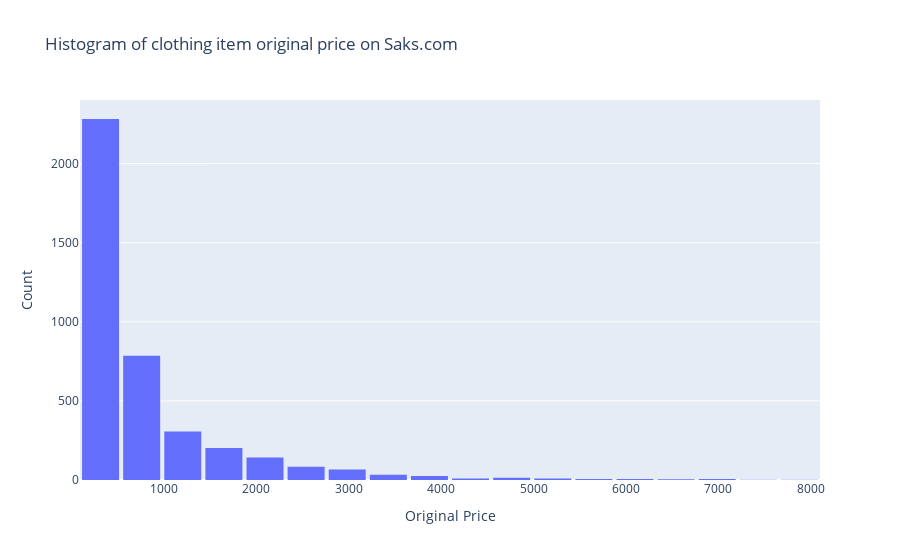

Notebook cell for this chart:
### Code cell
from plotly.graph_objs import Figure, Histogram, Layout

min_ = saks_full['original_price'].min()
max_ = saks_full['original_price'].max()

data = [Histogram(x=saks_full['original_price'], 
                  xbins=dict(start=min_,
                             end=max_,
                             size=(max_-min_)/20))]
layout = Layout(title="Histogram of clothing item original price on Saks.com",
                bargap=0.1,
               xaxis_title = 'Original Price',
               yaxis_title = 'Count')
fig = Figure(data=data, layout=layout)

plotly.offline.iplot(fig, show_link=False, image_width=300, image_height=400)

### Figure 1 — Plotly figure (JSON) as saved in the notebook; plotly's stock layout.template omitted (floating-point values rounded to 4 significant figures; data arrays with more than 128 entries replaced by an {"elided": "..."} marker saying what was removed)
{"data": [{"type": "histogram", "x": {"elided": "3989 float values"}, "xbins": {"end": 8990, "size": 445.0, "start": 89.5}}], "layout": {"bargap": 0.1, "title": {"text": "Histogram of clothing item original price on Saks.com"}, "xaxis": {"title": {"text": "Original Price"}}, "yaxis": {"title": {"text": "Count"}}}}
